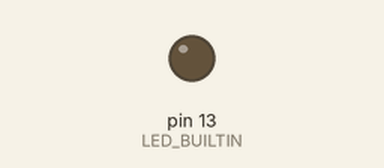
Simulated run of this sketch. Board: Arduino Uno, built with avr-gcc and run on an emulated ATmega328P. Shown: output pins drawn as LEDs (lit = HIGH).

Above: at 2.3 s.
At 19.8 s:
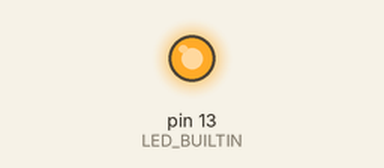
Timing chart, 0 to 44.5 s (numbered marks = the images above):
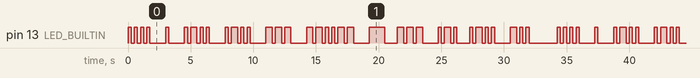

Measured:
- by itself, pin 13 (LED_BUILTIN): moves between LOW and HIGH, repeating every 34.3 s
- by itself, everything shown: repeats every 34.3 s, in 72 steps

The sketch:

CSE-101-HW1.ino
```cpp
 void setup() {
  pinMode(LED_BUILTIN, OUTPUT);
}
 void loop() {

  //Blink for 'H' (....)
  for (int i = 0; i < 4; i++) {
    digitalWrite(LED_BUILTIN, HIGH);
    delay(250);
    digitalWrite(LED_BUILTIN, LOW);
    delay(250);

   }

   delay(1000);

   //Blink for 'E' (.)
    digitalWrite(LED_BUILTIN, HIGH);
    delay(250);
    digitalWrite(LED_BUILTIN, LOW);
    delay(250);

   delay(1000);

   //Blink for 'L' (.-..)
    digitalWrite(LED_BUILTIN, HIGH);
    delay(250);
    digitalWrite(LED_BUILTIN, LOW);
    delay(250);

    digitalWrite(LED_BUILTIN, HIGH);
    delay(500);
    digitalWrite(LED_BUILTIN, LOW);
    delay(250);

   for (int i = 0; i < 2; i++) {
    digitalWrite(LED_BUILTIN, HIGH);
    delay(250);
    digitalWrite(LED_BUILTIN, LOW);
    delay(250);

   }

   delay(1000);

     //Blink for 'L' (.-..)
    digitalWrite(LED_BUILTIN, HIGH);
    delay(250);
    digitalWrite(LED_BUILTIN, LOW);
    delay(250);

    digitalWrite(LED_BUILTIN, HIGH);
    delay(500);
    digitalWrite(LED_BUILTIN, LOW);
    delay(250);

   for (int i = 0; i < 2; i++) {
    digitalWrite(LED_BUILTIN, HIGH);
    delay(250);
    digitalWrite(LED_BUILTIN, LOW);
    delay(250);

   }

   delay(1000);

   //Blink for 'O' (---)
   for (int i = 0; i<3; i++) {
    digitalWrite(LED_BUILTIN, HIGH);
    delay(500);
    digitalWrite(LED_BUILTIN, LOW);
    delay(250);

   }

   delay(1000);

   //Blink for ',' (--..--)
   for (int i = 0; i < 2; i++) {
    digitalWrite(LED_BUILTIN, HIGH);
    delay(500);
    digitalWrite(LED_BUILTIN, LOW);
    delay(250);

   }

    for (int i = 0; i < 2; i++) {
    digitalWrite(LED_BUILTIN, HIGH);
    delay(250);
    digitalWrite(LED_BUILTIN, LOW);
    delay(250);

   }

   for (int i = 0; i < 2; i++) {
    digitalWrite(LED_BUILTIN, HIGH);
    delay(500);
    digitalWrite(LED_BUILTIN, LOW);
    delay(250);

   }

    delay(1000);

   //Blink for 'W' (.--)
    digitalWrite(LED_BUILTIN, HIGH);
    delay(250);
    digitalWrite(LED_BUILTIN, LOW);

   for(int i = 0; i < 2; i++) {
    digitalWrite(LED_BUILTIN, HIGH);
    delay(500);
    digitalWrite(LED_BUILTIN, LOW);

   }

   delay(1000);

   //Blink for 'O' (---)
   for (int i = 0; i<3; i++) {
    digitalWrite(LED_BUILTIN, HIGH);
    delay(500);
    digitalWrite(LED_BUILTIN, LOW);
    delay(250);

   }

   delay(1000);

   // Blink for 'R' (.-.)
    digitalWrite(LED_BUILTIN, HIGH);
    delay(250);
    digitalWrite(LED_BUILTIN, LOW);
    delay(250);
    digitalWrite(LED_BUILTIN, HIGH);
    delay(500);
    digitalWrite(LED_BUILTIN, LOW);
    delay(250);
    digitalWrite(LED_BUILTIN, HIGH);
    delay(250);
    digitalWrite(LED_BUILTIN, LOW);

    delay(1000);

   //Blink for 'L' (.-..)
    digitalWrite(LED_BUILTIN, HIGH);
    delay(250);
    digitalWrite(LED_BUILTIN, LOW);
    delay(250);

    digitalWrite(LED_BUILTIN, HIGH);
    delay(500);
    digitalWrite(LED_BUILTIN, LOW);
    delay(250);

   for (int i = 0; i < 2; i++) {
    digitalWrite(LED_BUILTIN, HIGH);
    delay(250);
    digitalWrite(LED_BUILTIN, LOW);
    delay(250);

   }

   delay(1000);

   //Blink for 'D' (-..)
    digitalWrite(LED_BUILTIN, HIGH);
    delay(500);
    digitalWrite(LED_BUILTIN, LOW);
    delay(250);

  for (int i = 0; i < 2; i++) {
    digitalWrite(LED_BUILTIN, HIGH);
    delay(250);
    digitalWrite(LED_BUILTIN, LOW);
    delay(250);

  }

  delay(2000);

 }
```
